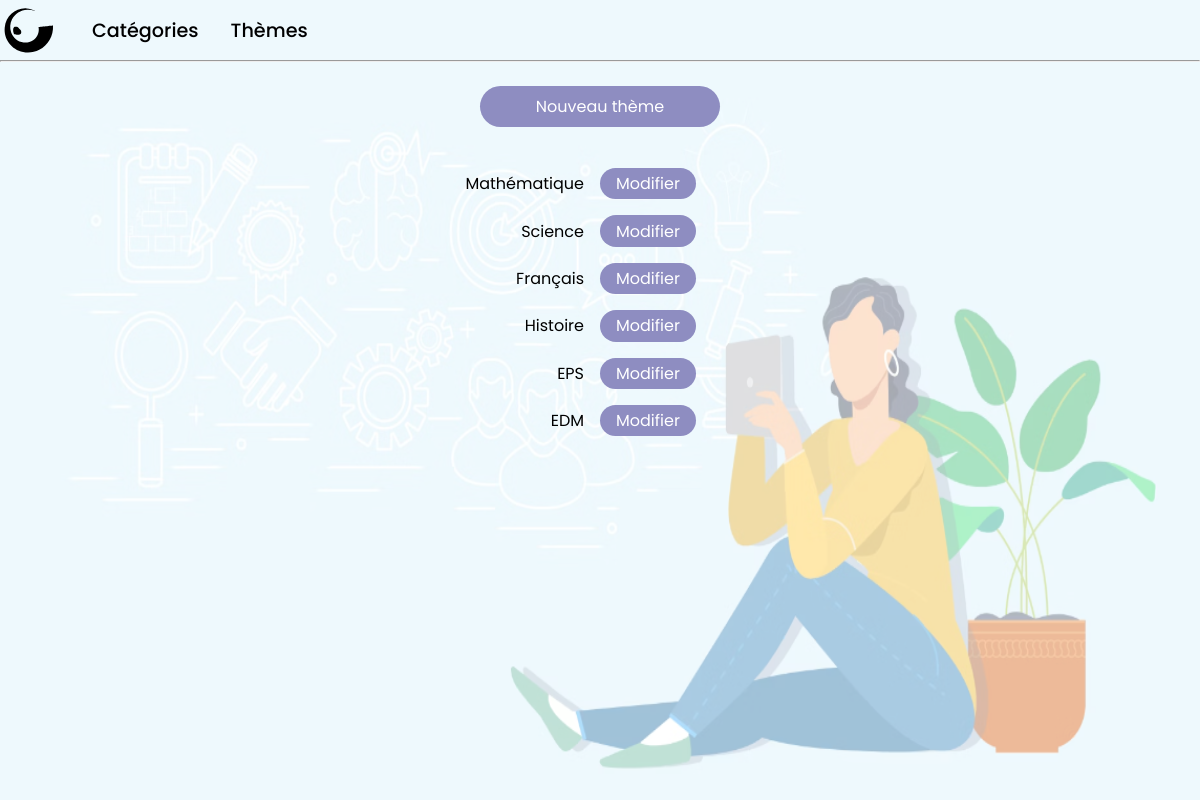
The app's page /backoffice/index.php?page=liste&entite=theme with its own data.
### tables this page shows
CREATE TABLE `theme` (
  `id` int(11) NOT NULL,
  `label` varchar(50) NOT NULL
);

### backoffice/theme/liste.php (the view)
<a class="item_btn item_list_nouvelle_cat" href="index.php?page=nouveau&entite=theme">Nouveau thème</a>
<br/>
<?php
$sql = "SELECT * FROM theme";
$res = $pdo->query($sql);
$themes = $res->fetchAll();
foreach ($themes as $theme) {
    echo '<div class="item_container">';
    echo '<p class="item_label">'. $theme['label'] . '</p>';
    echo '<a class="item_btn item_list_nav" href="index.php?page=editer&entite=theme&id='. $theme['id'].'">Modifier</a>';
    echo '</div>';
}
?>

### backoffice/css/style.css (style rules this page uses)
*, *:after, *::before { box-sizing: border-box; }
* { margin: 0; padding: 0; font-family:'Poppins'; }
:root { --couleur_secondaire:#8E8DC1; }
a { text-decoration: none; }
.item_container { display: flex; width: 100%; margin-top: 1rem; align-items: center; }
.item_label { width: 50%; text-align: right; padding-right: 1rem; }
.item_btn { background-color: var(--couleur_secondaire); border-radius: 40px; color: white; border: none; padding: 0.2rem 1rem; }
.item_list_nav { width: auto; }
.item_list_nouvelle_cat { display: block; margin: 0 auto; width: 15rem; text-align: center; padding: 0.5rem 1rem; }

### records on screen
theme: label "Mathématique"
theme: label "Science"
theme: label "Français"
theme: label "Histoire"
theme: label "EPS"
theme: label "EDM"
